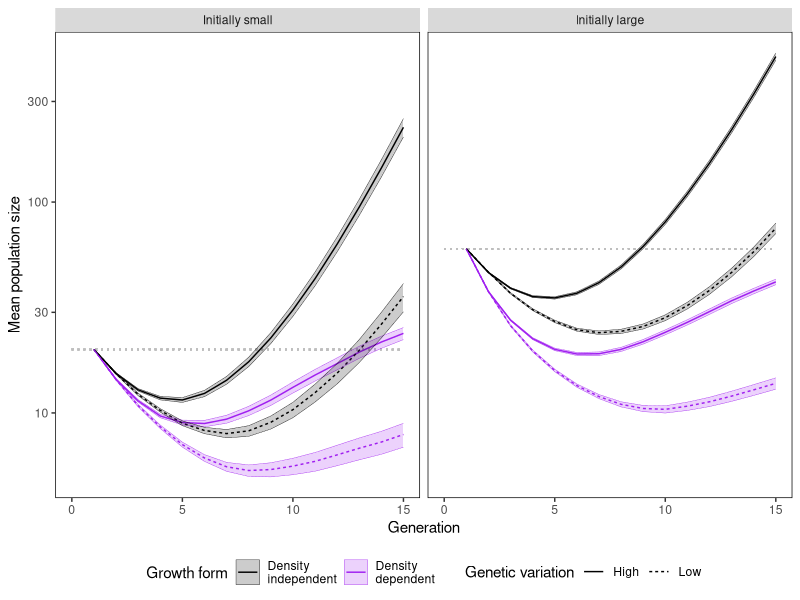

The R source for this figure: (Note: this script raises an error after producing the figure.)
### Population size and dynamics figures.

# Load packages

library(ggplot2)
library(cowplot)
library(dplyr)
library(tidyr)

# Load data

all.n = rbind(
  read.csv('simulations/outputs/final_results/a000_hivar_extinctions.csv') %>%
    mutate(low.var = FALSE, ndd = FALSE),
  read.csv('simulations/outputs/final_results/a000_lovar_extinctions.csv') %>%
    mutate(low.var = TRUE, ndd = FALSE),
  read.csv('simulations/outputs/final_results/a035_hivar_extinctions.csv') %>%
    mutate(low.var = FALSE, ndd = TRUE),
  read.csv('simulations/outputs/final_results/a035_lovar_extinctions.csv') %>%
    mutate(low.var = TRUE, ndd = TRUE)
) %>%
  group_by(low.var, ndd, n.pop0) %>%
  mutate(n.trials = pext * 8000,
         # Number of trials going extinct
         d.trials = -c(0, diff(n.trials)),
         # Proportion of extant trials going extinct
         p.ins1 = c(d.trials[-1], 0) / n.trials,
         # Proportion of all trials going extinct
         p.ins2 = c(d.trials[-1], 0) / 8000,
         # Proportion of extinct trials extinct in this generation
         p.ins3 = c(d.trials[-1], 0) / sum(d.trials)) %>%
 # filter(gen < 15) %>%
  ungroup() %>%
  mutate(init.size = factor(n.pop0, labels = c('Initially small', 'Initially large')),
         low.var = factor(low.var, labels = c('High variation', 'Low variation')),
         ndd = factor(ndd, labels = c('Density independent', 'Density dependent')))

all.n

# Try figure 1: population size over time

all.n %>%
  ggplot(aes(x = gen)) +
  geom_segment(
    aes(
      x = 0, xend = 15,
      y = n.pop0, yend = n.pop0
    ),
    linetype = 3,
    size = 0.5,
    colour = 'gray'
  ) +
  geom_line(
    aes(
      y = nbar,
      group = interaction(ndd, n.pop0, low.var),
      colour = factor(ndd),
      linetype = low.var
    )
  ) +
  geom_ribbon(
    aes(
      ymin = nbar - 2 * sqrt(nvar / n.trials),
      ymax = nbar + 2 * sqrt(nvar / n.trials),
      group = interaction(ndd, n.pop0, low.var),
      colour = factor(ndd),
      fill = factor(ndd)
    ),
    alpha = 0.2,
    size = 0.125
  ) +
  scale_color_manual(
    values = c('black', 'purple'),
    labels = c("Density\nindependent", "Density\ndependent"),
    name = "Growth form"
  ) +
  scale_fill_manual(
    values = c('black', 'purple'),
    labels = c("Density\nindependent", "Density\ndependent"),
    name = "Growth form"
  ) +
  scale_linetype(
    name = "Genetic variation",
    labels = c("High", "Low")
  ) +
  labs(x = 'Generation', y = 'Mean population size') +
  scale_y_log10() +
  facet_wrap(~ init.size) +
  theme(panel.background = element_blank(),
        panel.border = element_rect(fill = NA),
        legend.position = 'bottom') +
  ggsave('simulations/analysis_results/figure_drafts/draft_figs/fig_1.pdf',
         width = 8, height = 5)

### Extinction plot

inst.probs = ggplot(all.d %>% filter(gen < 15), aes(x = gen)) +
  geom_line(
    aes( 
      y = p.ins1, 
      group = interaction(n.pop0, bottleneck, ndd),
      colour = ndd
    )
  ) +
  geom_ribbon(
    aes(
      ymin = p.ins1 - 2 * sqrt(p.ins1 * (1-p.ins1) / n.trials),
      ymax = p.ins1 + 2 * sqrt(p.ins1 * (1-p.ins1) / n.trials),
      group = interaction(n.pop0, bottleneck, ndd),
      fill = ndd
    ),
    alpha = 0.2
  ) +
  scale_color_manual(values = c('black', 'purple')) +
  scale_fill_manual(values = c('black', 'purple')) +
  facet_wrap( ~ paste(n.pop0, bottleneck, sep = ', '), ncol = 1) +
  labs(x = 'Generation', y = 'Probability of extinction') +
  theme(legend.position = 'none',
        panel.background = element_blank())

cuml.probs = ggplot(all.d %>% filter(gen < 15), aes(x = gen)) +
  geom_ribbon(
    aes(
      xmin = 0, xmax = 14,
      ymin = 0, ymax = 1 - pext,
      group = interaction(n.pop0, bottleneck, ndd),
      fill = ndd
    ),
    alpha = 0.25
  ) +
  scale_fill_manual(values = c('black', 'purple')) +
  labs(x = 'Generation') +
  facet_wrap( ~ paste(n.pop0, bottleneck, sep = ', '), ncol = 1) +
  theme(legend.position = 'none',
        panel.background = element_blank())

extinct.legend = get_legend(
  inst.probs + 
    guides(fill = guide_legend(''), colour = guide_legend('')) +
    theme(legend.position = 'bottom',
          legend.box.margin = margin(1, 0, 0, 0))
)

data.plots = plot_grid(inst.probs, cuml.probs)
plot_grid(data.plots, extinct.legend, ncol = 1, rel_heights = c(1, .1))

plot_grid(data.plots, extinct.legend, ncol = 1, rel_heights = c(1, .1)) %>%
  save_plot(filename = 'simulations/analysis_results/figure_drafts/draft_figs/fig_2.pdf',
            base_width = 5, base_height = 6)
